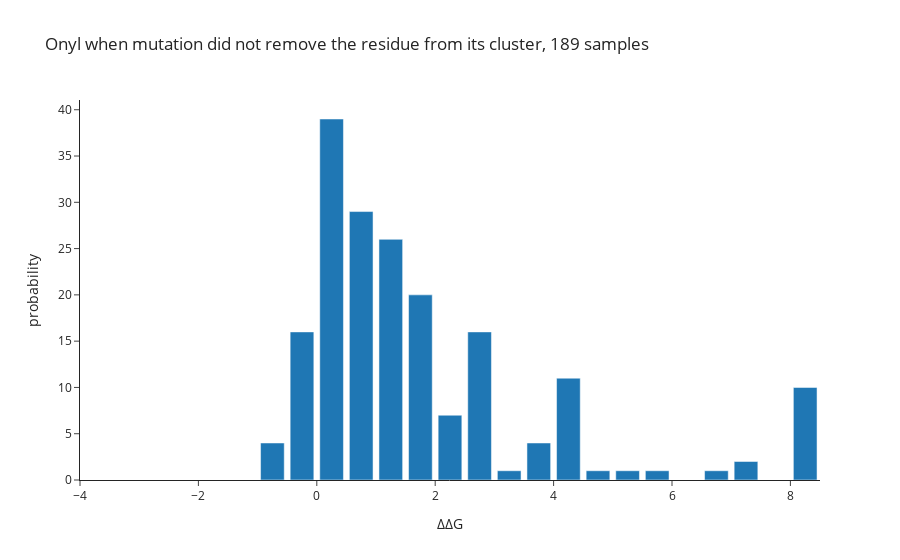

Notebook code for this chart:
### Code cell
pbbty, bins = np.histogram(mut_same_ddgs, bins=np.arange(-4., 9., .5))
bins = 0.5 * (bins[:-1] + bins[1:])
px.bar(x=bins, y=pbbty,
    labels={'x': 'ΔΔG', 'y': 'probability'},
    title = f'Onyl when mutation did not remove the residue from its cluster, {len(mut_same_ddgs)} samples')

### Figure 1 — Plotly figure (JSON) as saved in the notebook; plotly's stock layout.template omitted (floating-point values rounded to 4 significant figures)
{"data": [{"alignmentgroup": "True", "hovertemplate": "ΔΔG=%{x}<br>probability=%{y}<extra></extra>", "legendgroup": "", "marker": {"color": "#1F77B4", "pattern": {"shape": ""}}, "name": "", "offsetgroup": "", "orientation": "v", "showlegend": false, "textposition": "auto", "type": "bar", "x": [-3.75, -3.25, -2.75, -2.25, -1.75, -1.25, -0.75, -0.25, 0.25, 0.75, 1.25, 1.75, 2.25, 2.75, 3.25, 3.75, 4.25, 4.75, 5.25, 5.75, 6.25, 6.75, 7.25, 7.75, 8.25], "xaxis": "x", "y": [0, 0, 0, 0, 0, 0, 4, 16, 39, 29, 26, 20, 7, 16, 1, 4, 11, 1, 1, 1, 0, 1, 2, 0, 10], "yaxis": "y"}], "layout": {"barmode": "relative", "legend": {"tracegroupgap": 0}, "title": {"text": "Onyl when mutation did not remove the residue from its cluster, 189 samples"}, "xaxis": {"anchor": "y", "domain": [0, 1], "title": {"text": "ΔΔG"}}, "yaxis": {"anchor": "x", "domain": [0, 1], "title": {"text": "probability"}}}}
